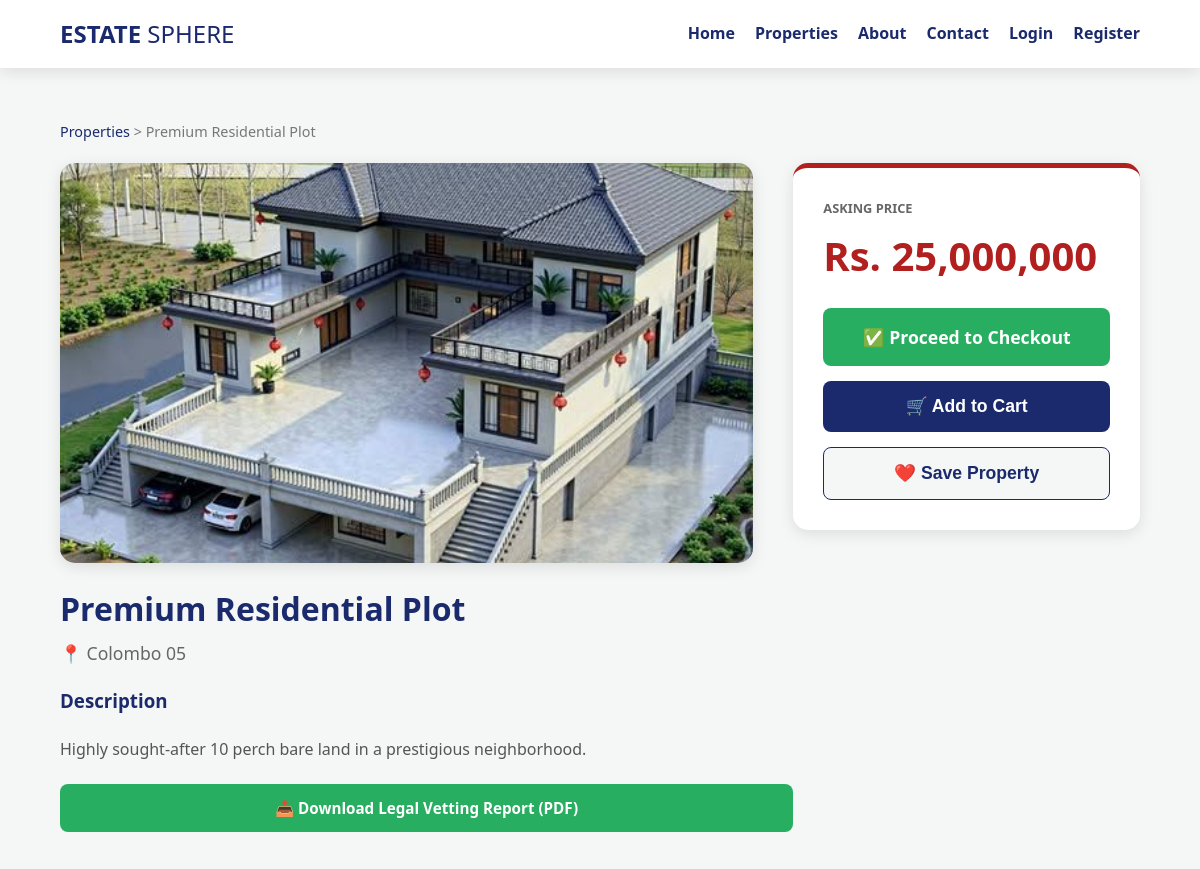
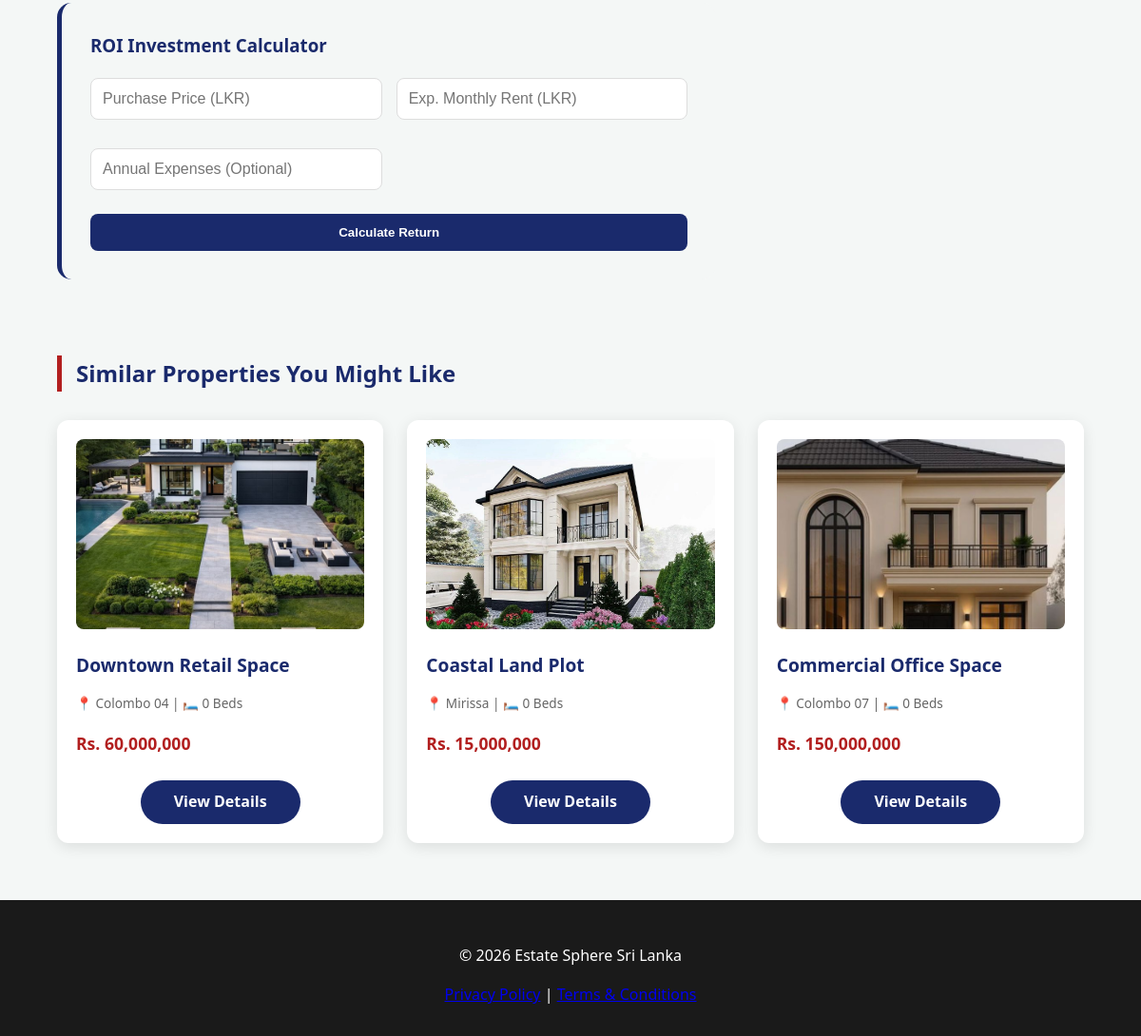
Screenshot of /property-details.php?id=57 with the database file from the repository (2 pictures, top to bottom).
### tables this page shows
CREATE TABLE `properties` (
  `prop_id` int(11) NOT NULL,
  `title` varchar(255) NOT NULL,
  `location` varchar(100) DEFAULT NULL,
  `description` text DEFAULT NULL,
  `image_path` varchar(255) DEFAULT NULL,
  `is_verified` tinyint(1) DEFAULT 1,
  `price` decimal(15,2) NOT NULL,
  `bedrooms` int(11) NOT NULL,
  `bathrooms` int(11) NOT NULL,
  `area_sqft` int(11) NOT NULL,
  `image_name` varchar(255) DEFAULT NULL,
  `map_link` text DEFAULT NULL,
  `category` enum('Residential','Commercial','Industrial','Land') DEFAULT 'Residential',
  `status` enum('available','sold') DEFAULT 'available',
  `created_at` timestamp NOT NULL DEFAULT current_timestamp(),
  `verification_doc` varchar(255) DEFAULT ''
);

### property-details.php (the view, shortened to what this page needs)
<?php include('header.php'); ?>
<?php
if (isset($_GET['id'])) {
    $property_id = mysqli_real_escape_string($conn, $_GET['id']);
    $query = "SELECT * FROM properties WHERE prop_id = '$property_id'";
    $result = mysqli_query($conn, $query);
    if (mysqli_num_rows($result) > 0) {
        $property = mysqli_fetch_assoc($result);
        $current_currency = $_SESSION['currency'] ?? 'LKR';
        $exchange_rate = 0.0033;
        if ($current_currency === 'USD') {
            $price_display = "$ " . number_format($property['price'] * $exchange_rate, 2);
        } else {
            $price_display = "Rs. " . number_format($property['price']);
        }
?>
<div class="container" style="margin-top: 40px; margin-bottom: 60px;">
    <p style="color: #777; font-size: 0.9rem; margin-bottom: 20px;">
        <a href="properties.php" style="color: var(--navy); text-decoration: none;">Properties</a> >
        <?php echo htmlspecialchars($property['title']); ?>
    </p>
    <div style="display: flex; gap: 40px; flex-wrap: wrap;">
        <main style="flex: 2; min-width: 300px;">
            <div style="border-radius: 15px; overflow: hidden; height: 400px; margin-bottom: 20px; box-shadow: var(--shadow);">
                <img src="<?php echo htmlspecialchars($property['image_path']); ?>" alt="Property Image" style="width: 100%; height: 100%; object-fit: cover;">
            </div>
            <h1 style="color: var(--navy); margin-top: 0; margin-bottom: 5px;"><?php echo htmlspecialchars($property['title']); ?></h1>
            <p style="color: #666; font-size: 1.1rem; margin-top: 0;">📍 <?php echo htmlspecialchars($property['location']); ?></p>
            <h3 style="color: var(--navy);">Description</h3>
            <p style="color: #555; line-height: 1.8;"><?php echo nl2br(htmlspecialchars($property['description'])); ?></p>
            <?php if (!empty($property['verification_doc'])): ?>
                <div style="margin-top: 20px; margin-bottom: 20px;">
                    <a href="/estate_sphere/<?php echo htmlspecialchars($property['verification_doc']); ?>" download class="btn-main" style="background: #27ae60; text-decoration: none; font-size: 0.95rem; padding: 12px 20px; display: inline-block;">
                        📥 Download Legal Vetting Report (PDF)
                    </a>
                </div>
            <?php endif; ?>
            <div style="background: var(--light); padding: 30px; border-radius: 15px; margin-top: 40px; border-left: 5px solid var(--navy);">
                <h3 style="color: var(--navy); margin-top: 0;">ROI Investment Calculator</h3>
                <div style="display: grid; grid-template-columns: 1fr 1fr; gap: 15px;">
                    <input type="number" id="purchasePrice" class="form-control" placeholder="Purchase Price (LKR)">
                    <input type="number" id="monthlyRent" class="form-control" placeholder="Exp. Monthly Rent (LKR)">
                    <input type="number" id="expenses" class="form-control" placeholder="Annual Expenses (Optional)">
                </div>
                <button onclick="calculateROI()" class="btn-main" style="width: 100%; margin-top: 10px;">Calculate Return</button>
            </div>
            </main>
        <aside style="flex: 1; min-width: 300px;">
            <div style="background: white; padding: 30px; border-radius: 15px; box-shadow: var(--shadow); position: sticky; top: 100px; border-top: 5px solid var(--crimson);">
                <p style="color: #666; margin: 0; font-weight: bold; text-transform: uppercase; font-size: 0.8rem;">Asking Price</p>
                <h2 style="color: var(--crimson); font-size: 2.5rem; margin: 5px 0 20px 0;"><?php echo $price_display; ?></h2>
                <div style="display: flex; flex-direction: column; gap: 15px;">
                    <a href="checkout.php" class="btn-main" style="display: block; background: #27ae60; text-align: center; text-decoration: none; padding: 15px; font-size: 1.1rem; width: auto; box-sizing: border-box;">
                        ✅ Proceed to Checkout
                    </a>
                    <form action="cart.php" method="POST" style="margin: 0;">
                        <button type="submit" class="btn-main" style="width: 100%; padding: 15px; font-size: 1.1rem; cursor: pointer;">🛒 Add to Cart</button>
                    </form>
                    <form action="" method="POST" style="margin: 0;">
                        <button type="submit" name="save_property" style="width: 100%; background: var(--light); border: 1px solid var(--navy); color: var(--navy); padding: 15px; border-radius: 8px; cursor: pointer; font-weight: bold; font-size: 1.1rem; transition: 0.3s;">❤️ Save Property</button>
                    </form>
                </div>
            </div>
        </aside>
    </div>
</div>
<?php
    } else {
        echo "<div class='container' style='text-align:center; padding: 100px 0;'><h2>Property Not Found</h2></div>";
    }
} else {
    echo "<script>window.location.href = 'properties.php';</script>";
}
?>
<div class="container" style="margin-top: 80px; margin-bottom: 60px;">
    <h2 style="color: var(--navy); border-left: 5px solid var(--crimson); padding-left: 15px;">Similar Properties You Might Like</h2>
    <div class="property-grid" style="display: grid; grid-template-columns: repeat(auto-fit, minmax(300px, 1fr)); gap: 25px; margin-top: 30px;">
        <?php
        $current_prop_id = mysqli_real_escape_string($conn, $_GET['id']);
        $current_details = mysqli_fetch_assoc(mysqli_query($conn, "SELECT location, bedrooms FROM properties WHERE prop_id = '$current_prop_id'"));
        $current_loc = mysqli_real_escape_string($conn, $current_details['location']);
        $current_beds = (int)$current_details['bedrooms'];
        $sim_query = "SELECT * FROM properties
                      WHERE status = 'available'
                      AND prop_id != '$current_prop_id'
                      AND (location LIKE '%$current_loc%' OR bedrooms = $current_beds)
                      ORDER BY RAND()
                      LIMIT 3";
        $sim_result = mysqli_query($conn, $sim_query);
        if(mysqli_num_rows($sim_result) > 0):
            while($sim_row = mysqli_fetch_assoc($sim_result)): ?>
                <div class="property-card" style="background:white; padding:20px; border-radius:12px; box-shadow:var(--shadow); display: flex; flex-direction: column; height: 100%; box-sizing: border-box;">
                    <div>
                        <img src="<?php echo htmlspecialchars($sim_row['image_path']); ?>" alt="Property Image" style="width:100%; border-radius:8px; height:200px; object-fit:cover;">
                        <h3 style="margin: 15px 0 10px 0; color: var(--navy); font-size: 1.2rem;"><?php echo htmlspecialchars($sim_row['title']); ?></h3>
                        <p style="color: #666; font-size: 0.85rem; margin-bottom: 10px;">
                            📍 <?php echo htmlspecialchars($sim_row['location']); ?> | 🛏️ <?php echo $sim_row['bedrooms']; ?> Beds
                        </p>
                        <p style="color: var(--crimson); font-weight: bold; font-size: 1.1rem; margin-bottom: 15px;">
                            <?php
                            if (isset($_SESSION['currency']) && $_SESSION['currency'] === 'USD') {
                                $converted_price = $sim_row['price'] * 0.0033;
                                echo "$ " . number_format($converted_price, 2);
                            } else {
                                echo "Rs. " . number_format($sim_row['price']);
                            }
                            ?>
                        </p>
                    </div>
                    <div style="display: flex; justify-content: center; width: 100%; margin-top: auto; padding-top: 10px;">
                        <a href="property-details.php?id=<?php echo $sim_row['prop_id']; ?>" class="btn-main" style="width: max-content !important; padding: 10px 35px !important; text-decoration: none; border-radius: 50px; margin: 0; background: var(--navy);">
                            View Details
                        </a>
                    </div>
                </div>
            <?php endwhile;
        else: ?>
            <p style="text-align:center; width:100%; color:#666; grid-column: 1 / -1;">No similar properties available right now.</p>
        <?php endif; ?>
    </div>
</div>
<?php include('footer.php'); ?>

### header.php (shortened to what this page needs)
<?php
$current_currency = $_SESSION['currency'] ?? 'LKR';
?>
<!DOCTYPE html>
<html lang="en">
<head>
    <link rel="stylesheet" href="/estate_sphere/style.css">
</head>
<body>
    <nav class="navbar">
        <div class="container">
            <a href="/estate_sphere/index.php" style="text-decoration:none; color:var(--navy); font-size:1.5rem;"><strong>ESTATE</strong> SPHERE</a>
            <ul class="nav-links">
                <li><a href="/estate_sphere/index.php">Home</a></li>
                <li><a href="/estate_sphere/properties.php">Properties</a></li>
                <li><a href="/estate_sphere/about.php">About</a></li>
                <li><a href="/estate_sphere/contact.php">Contact</a></li>
                <?php if(isset($_SESSION['user_id'])): ?>
                    <li class="user-menu">
                        <a href="#" style="color:var(--crimson)">My Account ▼</a>
                        <ul class="dropdown-content">
                            <li><a href="/estate_sphere/profile.php">👤 Profile</a></li>
                            <li><a href="/estate_sphere/history.php">📜 History</a></li>
                            <li><a href="/estate_sphere/favourites.php">❤️ Favourites</a></li>
                            <li><a href="/estate_sphere/tracking.php">📍 Tracking</a></li>
                            <li><a href="/estate_sphere/my-reservations.php">📅 My Reservations</a></li>
                            <li><a href="/estate_sphere/cart.php">🛒 Shopping Cart</a></li>
                            <li style="border-top: 1px solid #eee; margin-top: 5px; padding: 8px 12px; display: flex; justify-content: space-between; align-items: center;">
                                <span style="font-size: 0.85rem; color: #555; font-weight: bold;">Currency:</span>
                                <div style="display: flex; background: #eee; padding: 2px; border-radius: 4px;">
                                    <a href="?currency=LKR" style="padding: 2px 6px; font-size: 0.75rem; text-decoration: none; border-radius: 3px; font-weight: bold; transition: 0.2s; <?php echo $current_currency === 'LKR' ? 'background: var(--navy); color:white;' : 'color:#333;'; ?>">LKR</a>
                                    <a href="?currency=USD" style="padding: 2px 6px; font-size: 0.75rem; text-decoration: none; border-radius: 3px; font-weight: bold; transition: 0.2s; <?php echo $current_currency === 'USD' ? 'background: var(--navy); color:white;' : 'color:#333;'; ?>">USD</a>
                                </div>
                            </li>
                            <li><a href="#" onclick="toggleTheme(event)">🌗 Toggle Theme</a></li>
                            <?php if(isset($_SESSION['role']) && ($_SESSION['role'] === 'admin' || $_SESSION['role'] === 'super_admin')): ?>
                                <li style="border-top: 1px solid #eee; margin-top: 5px; padding-top: 5px;">
                                    <a href="/estate_sphere/admin-dashboard.php" style="color: var(--crimson); font-weight: bold;">⚙️ Admin Dashboard</a>
                                </li>
                                <li>
                                    <a href="/estate_sphere/admin-inquiries.php" style="color: var(--crimson); font-weight: bold;">📥 Client Inbox</a>
                                </li>
                            <?php endif; ?>
                            <?php if(isset($_SESSION['role']) && $_SESSION['role'] === 'super_admin'): ?>
                                <li>
                                    <a href="/estate_sphere/manage-users.php" style="color: var(--crimson); font-weight: bold;">👑 Manage Users</a>
                                </li>
                            <?php endif; ?>
                            <li style="border-top: 1px solid #eee; margin-top: 5px;"><a href="/estate_sphere/logout.php">Logout</a></li>
                        </ul>
                    </li>
                <?php else: ?>
                    <li><a href="/estate_sphere/login.php">Login</a></li>
                    <li><a href="/estate_sphere/register.php">Register</a></li>
                <?php endif; ?>
            </ul>
        </div>
    </nav>

### footer.php (shortened to what this page needs)
<footer>
        <div class="container">
            <p>&copy; <?php echo date("Y"); ?> Estate Sphere Sri Lanka</p>
           <div class="footer-links">
    <a href="/estate_sphere/privacy.php">Privacy Policy</a> |
    <a href="/estate_sphere/terms.php">Terms & Conditions</a>
</div>
        </div>
    </footer>
</body>
</html>

### style.css (style rules this page uses)
:root { --bg-color: #f4f7f6; --card-bg: #ffffff; --text-main: #333333; --navy: #1a2a6c; --crimson: #b21f1f; --success: #2ecc71; --light: #f4f7f6; --white: #ffffff; --shadow: 0 4px 15px rgba(0, 0, 0, 0.1); --border-color: #dddddd; }
body { font-family: 'Segoe UI', Tahoma, sans-serif; background-color: var(--bg-color); margin: 0; padding-top: 80px; color: var(--text-main); line-height: 1.6; transition: background 0.3s ease, color 0.3s ease; }
.container { width: 90%; max-width: 1200px; margin: auto; }
.navbar { background: var(--card-bg); padding: 15px 0; position: fixed; top: 0; width: 100%; z-index: 1000; box-shadow: var(--shadow); transition: background 0.3s ease; }
.navbar .container { display: flex; justify-content: space-between; align-items: center; }
.nav-links { list-style: none; display: flex; gap: 20px; margin: 0; align-items: center; }
.nav-links a { text-decoration: none; color: var(--navy); font-weight: 600; transition: 0.3s; }
.card, .property-card { background: var(--card-bg) !important; border-radius: 12px; overflow: hidden; box-shadow: var(--shadow); transition: transform 0.3s ease, background 0.3s ease, box-shadow 0.3s ease; position: relative; height: 100%; }
.form-control { width: 100%; padding: 12px; margin-bottom: 15px; border: 1px solid var(--border-color); background-color: var(--card-bg); color: var(--text-main); border-radius: 8px; box-sizing: border-box; transition: 0.3s; font-size: 1rem; }
.btn-main { background: var(--navy); color: white; border: none; padding: 12px 25px; border-radius: 8px; cursor: pointer; font-weight: bold; width: 100%; transition: 0.3s; text-align: center; }
aside { flex: 1; min-width: 250px; }
main { flex: 3; }
footer { background: #1a1a1a; color: #ffffff; padding: 30px 0; text-align: center; margin-top: 50px; }

### rows the page displays
properties: title "Premium Residential Plot", image_path (placeholder picture), location "Colombo 05", description "Highly sought-after 10 perch bare land in a prestigious neighborhood.", price "Rs. 25,000,000"
properties: image_path (placeholder picture), title "Downtown Retail Space", location "Colombo 04", bedrooms "0", price "60,000,000"
properties: image_path (placeholder picture), title "Coastal Land Plot", location "Mirissa", bedrooms "0", price "15,000,000"
properties: image_path (placeholder picture), title "Commercial Office Space", location "Colombo 07", bedrooms "0", price "150,000,000"
